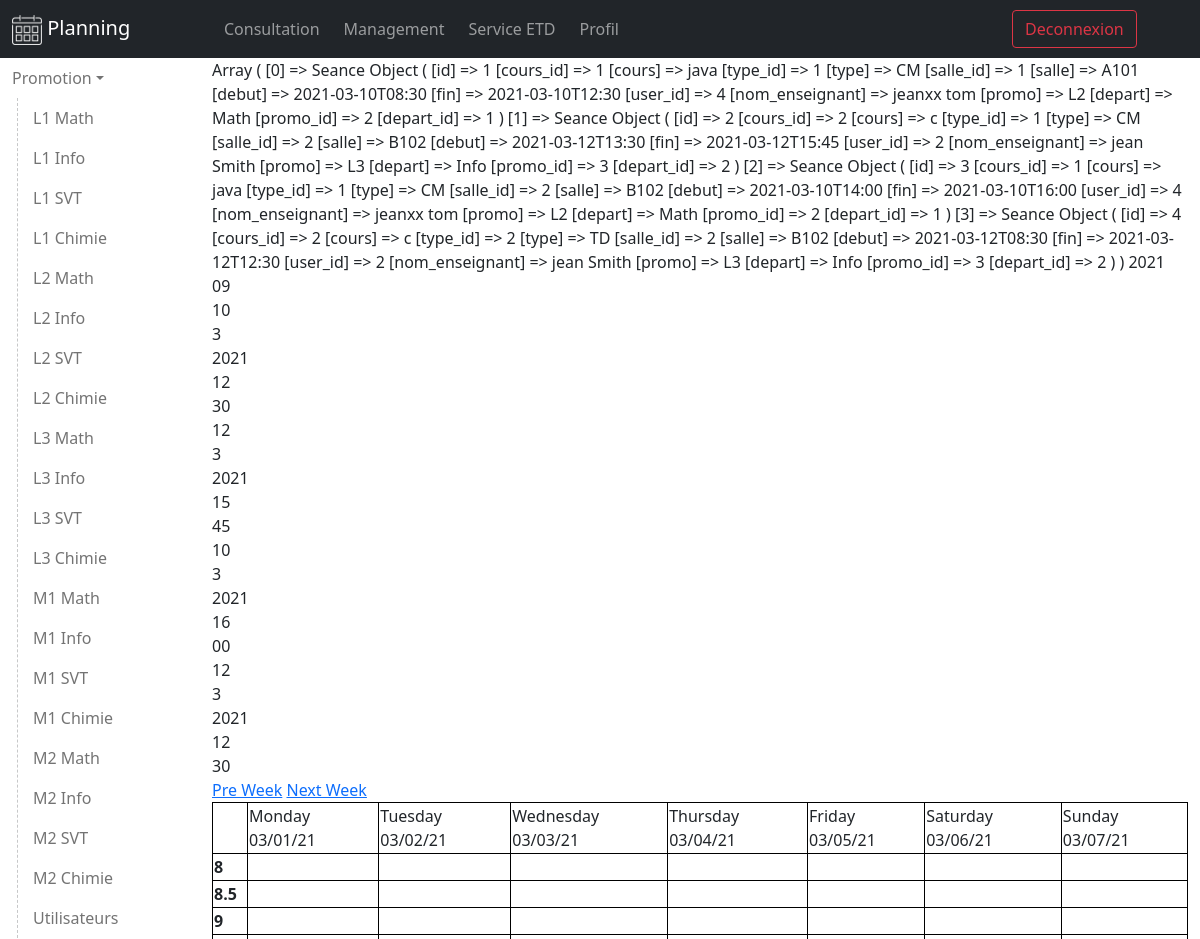
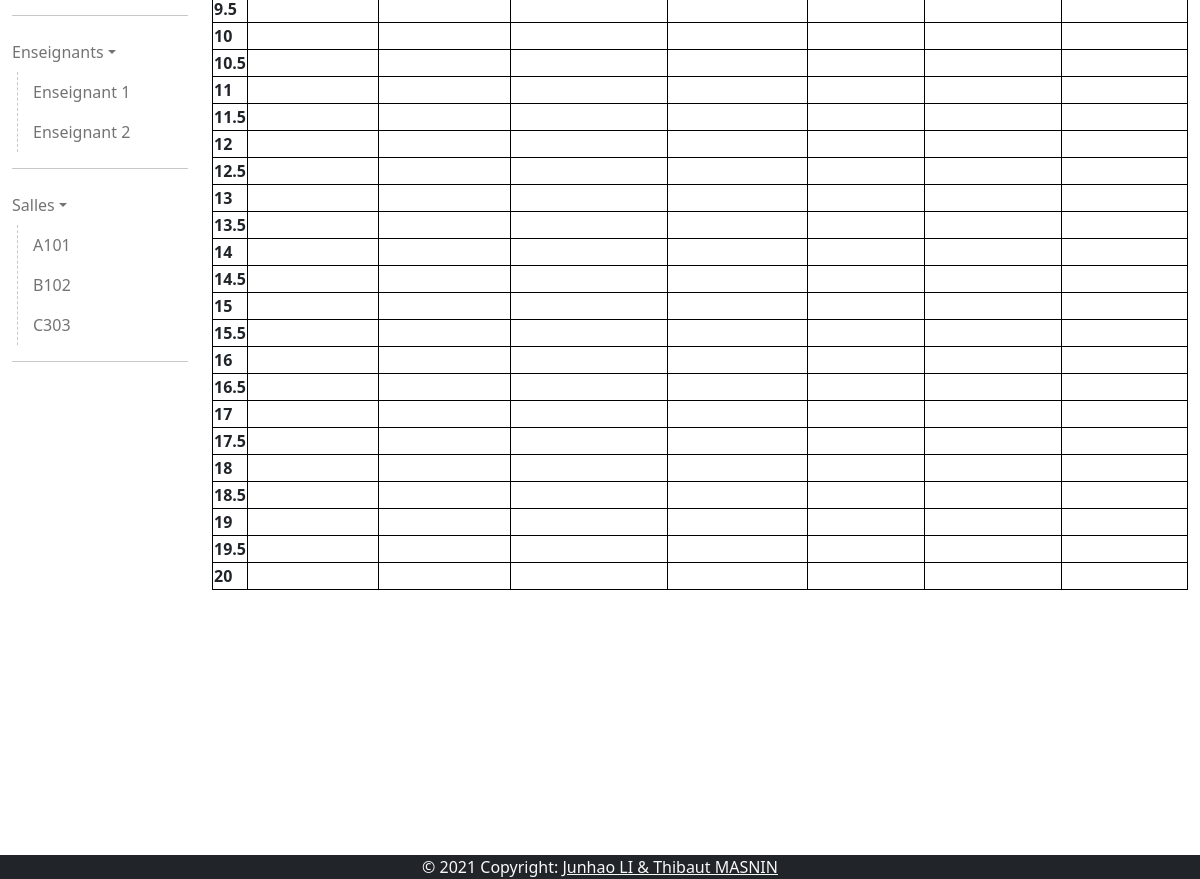
The page /view/user/planning.php?week=9&year=2021 (signed in) on the database its author committed (2 pictures, top to bottom).
### tables this page shows
CREATE TABLE `promotion` (
                `id` INTEGER PRIMARY KEY,
                `name` TEXT,
                `created_at` TIMESTAMP NOT NULL DEFAULT CURRENT_TIMESTAMP                
              );

CREATE TABLE `department` (
                `id` INTEGER PRIMARY KEY,
                `name` TEXT,
                `created_at` TIMESTAMP NOT NULL DEFAULT CURRENT_TIMESTAMP                
              );

CREATE TABLE `salle` (
                `id` INTEGER PRIMARY KEY,
                `name` TEXT,
                `created_at` TIMESTAMP NOT NULL DEFAULT CURRENT_TIMESTAMP                
              );

CREATE TABLE `seance` (
              `id` INTEGER PRIMARY KEY,
              `cours_id` integer null,
              `salle_id` integer null,
              `type_id` INTEGER null,
              `debut` TIMESTAMP NOT NULL,
              `fin` TIMESTAMP NOT NULL,
              FOREIGN KEY (cours_id) REFERENCES cours (id) ON DELETE set null, 
              FOREIGN KEY (salle_id) REFERENCES salle (id), 
              FOREIGN KEY (type_id) REFERENCES type (id)              
            );

### classes/Utility.php (called while the page is built, shortened)
<?php
class Utility
{
	public static function getTables()
	{
		$tables = [];
		try {
			$db = new DB();
			$conn = $db->open();
			if ($conn) {
				$query = "SELECT * FROM sqlite_master where type='table'";
				$stmt  = $conn->prepare($query);
				$stmt->execute();
				$result = $stmt->fetchAll();
				foreach ($result as $val) {
					$tables[] = $val["name"];
				}
			} else {
			}
		} catch (PDOException $ex) {
		}
		return $tables;
	}
	public static function getAll($table)
	{
		if (in_array($table, self::getTables())) {
			try {
				$db = new DB();
				$conn = $db->Open();
				if ($conn) {
					$query = "SELECT *  FROM $table";
					$stmt = $conn->query($query);
					$result = $stmt->fetchAll();
				} else {
					Messages::setMsg('Cannot connect to db', 'error');
				}
			} catch (PDOException $ex) {
				Messages::setMsg('Cannot connect to db', 'error');
			}
		}
		return $result;
	}
}

### config.php (called while the page is built, shortened)
<?php
require_once(__DIR__ . "/classes/Utility.php");
$allPromo = Utility::getAll('promotion');
$allDepart = Utility::getAll('department');
$allSalle = Utility::getAll('salle');

### view/page/app.php (called while the page is built, shortened)
<?php
require_once(__DIR__ . "/../../config.php");

### model/Seance.php (called while the page is built, shortened)
<?php
class Seance
{
    public function __construct($arr)
    {
        $this->debut = $arr['debut'];
        $this->fin = $arr['fin'];
    }
    public static function show()
    {
        $result = "";
        try {
            $db = new DB();
            $conn = $db->Open();
            if ($conn) {
                $query = "SELECT seance.*,
                cours.name as cours,
                users.id as user_id,
                users.first_name,
                users.last_name,
                salle.name as salle,courstype.name as type,
                department.id as depart_id,
                department.name as depart,
                promotion.id as promo_id,
                promotion.name as promo
                FROM seance
                left join salle on seance.salle_id=salle.id
                left join cours on seance.cours_id =cours.id
                left join users on cours.user_id=users.id
                left join promotion on cours.promo_id=promotion.id
                left join department on cours.depart_id=department.id
                left join courstype on seance.type_id=courstype.id
                ";
                $result  = $conn->query($query)->fetchAll();
            } else {
                Messages::setMsg('Cannot connect to db', 'error');
            }
        } catch (PDOException $ex) {
            echo $ex->getMessage();
            Messages::setMsg('Cannot connect to db', 'error');
        }
        if (!empty($result)) {
            $rep = [];
            foreach ($result as $val) {
                $rep[] = new Seance($val);
            }
            return $rep;
        }
        return $result;
    }
}

### controller/SeanceController.php (called while the page is built, shortened)
<?php
class SeanceController extends Controller
{
    public function show()
    {
        $res = [];
        if (isset($_SESSION['is_logged_in'])) {
            $res = Seance::show();
        }
        return $res;
    }
}

### view/user/planning.php (the view, shortened to what this page needs)
<?php
require_once(__DIR__ . "/../page/app.php");
require_once(__DIR__ . "/../page/header.php");
?>
<div class="row">
    <nav id="seance-nav" class="col-lg-2 flex-column navbar-light sidebar">
        <ul class="navbar-nav">
            <li class="nav-link-dropdown">
                <a href="#edtSubmenu" data-bs-toggle="collapse" aria-expanded="false" class="nav-link dropdown-toggle">Promotion</a>
                <div class="indent">
                    <ul class="collapse list-unstyled show" id="edtSubmenu">
                        <?php foreach (PROMO_ARR  as $v) : ?>
                            <?php foreach (DEPART_ARR  as $val) : ?>
                                <li>
                                    <a class="nav-link" <?php if (isset($_SESSION['form_promo']) and isset($_SESSION['form_depart'])) {
                                                        } ?>" target="seance" href=""><?= $v['name'] . " " . $val['name'] ?></a>
                                </li>
                            <?php endforeach; ?>
                        <?php endforeach; ?>
                        <li class="nav-item">
                            <a class="nav-link <?php if (isset($_SESSION['form_name'])) {
                                                    echo "users" == $_SESSION['form_name'] ? 'active' : '';
                                                } ?>" target="users" href="">Utilisateurs</a>
                        </li>
                    </ul>
                </div>
            </li>
            <HR>
            <li class="nav-link-dropdown">
                <a href="#teacherSubmenu" data-bs-toggle="collapse" aria-expanded="false" class="nav-link dropdown-toggle">Enseignants</a>
                <div class="indent">
                    <ul class="collapse list-unstyled show" id="teacherSubmenu">
                        <li>
                            <a class="nav-link" href="#">Enseignant 1</a>
                        </li>
                        <li>
                            <a class="nav-link" href="#">Enseignant 2</a>
                        </li>
                    </ul>
                </div>
            </li>
            <HR>
            <li class="nav-link-dropdown">
                <a href="#salleSubmenu" data-bs-toggle="collapse" aria-expanded="false" class="nav-link dropdown-toggle">Salles</a>
                <div class="indent">
                    <ul class="collapse list-unstyled show" id="salleSubmenu">
                        <?php foreach (SALLE_ARR as $v) : ?>
                            <li>
                                <a class="nav-link" href="#"><?= $v['name'] ?></a>
                            </li>
                        <?php endforeach; ?>
                    </ul>
                </div>
            </li>
            <HR>
        </ul>
    </nav>
    <div class="col-10">
        <div class="tab-content" id="v-pills-tabContent">
            <div role="tabpanel" class="mw-100">
                <?php
                require_once(__DIR__ . "/calendar.php");
                ?>
            </div>
        </div>
    </div>
</div>
<?php
require_once(__DIR__ . "/../page/footer.php");
?>

### view/user/calendar.php (shortened to what this page needs)
<link rel="stylesheet" href="/view/asset/calendar.css?<?= time() ?>">
<?php
$result = new SeanceController('show');
$result = $result->show();
print_r($result);
$dt = new DateTime(date('Y-m-d h:i:s', strtotime($result[0]->debut)));
if (isset($_GET['year']) && isset($_GET['week'])) {
    $dt->setISODate($_GET['year'], $_GET['week']);
} else {
    $dt->setISODate($dt->format('o'), $dt->format('W'));
}
$year = $dt->format('o');
$week = $dt->format('W');
print($year);
echo "<br/>";
print($week);
echo "<br/>";
foreach ($result as $co) {
    $tmp = date('j', strtotime($co->debut));
    $tmp3 = date('Y', strtotime($co->debut));
    $tmp2 = date('n', strtotime($co->fin));
    $tmp4 = date('H', strtotime($co->fin));
    $tmp5 = date('i', strtotime($co->fin));
    echo $tmp;
    echo "<br/>";
    echo $tmp2;
    echo "<br/>";
    echo $tmp3;
    echo "<br/>";
    echo $tmp4;
    echo "<br/>";
    echo $tmp5;
    echo "<br/>";
}
?>
<a href="<?php echo $_SERVER['PHP_SELF'] . '?week=' . ($week - 1) . '&year=' . $year; ?>">Pre Week</a>
<a href="<?php echo $_SERVER['PHP_SELF'] . '?week=' . ($week + 1) . '&year=' . $year; ?>">Next Week</a>
<table>
    <tr>
        <td></td>
        <?php
        $colspan = 1;
        do {
            echo '<td colspan=' . $colspan . '>' . strftime("%A", $dt->getTimestamp()) . " " . strftime("%D", $dt->getTimestamp()) . "</td>\n";
            $dt->modify('+1 day');
        } while ($week == $dt->format('W'));
        ?>
    </tr>
    <?php for ($i = 8; $i <= 20; $i = $i + 0.5) : ?>
        <?php if (true) :  ?>
            <tr>
                <th><?= $i ?></th>
                <?php for ($l = 0; $l < 7 * $colspan; $l++) : ?>
                    <td>
                    </td>
                <?php endfor; ?>
            </tr>
        <?php endif; ?>
    <?php endfor; ?>
</table>

### view/asset/style.css (style rules this page uses)
.indent { margin-left:5px; padding-left: 15px; border-left: 1px dashed rgba(33, 37, 41,0.25); }
.sidebar { height: 220vh; display: block; overflow-y: scroll; }

### view/asset/calendar.css (style rules this page uses)
table { width: 100%; border: 1px solid black; border-collapse:collapse }
table tr,th,td { border: 1px solid black; }

### rows shown on the page
promotion: name "L1"
department: name "Math"
department: name "Info"
department: name "SVT"
department: name "Chimie"
promotion: name "L2"
promotion: name "L3"
promotion: name "M1"
promotion: name "M2"
salle: name "A101"
salle: name "B102"
salle: name "C303"
seance: debut "2021", debut "09", debut "10", fin "3", fin "12", fin "30", debut "Monday", debut "03/01/21", debut "Tuesday", debut "03/02/21", debut "Wednesday", debut "03/03/21", debut "Thursday", debut "03/04/21", debut "Friday", debut "03/05/21", debut "Saturday", debut "03/06/21", debut "Sunday", debut "03/07/21"
seance: debut "12", fin "3", debut "2021", fin "15", fin "45"
seance: debut "10", fin "3", debut "2021", fin "16", fin "00"
seance: debut "12", fin "3", debut "2021", fin "12", fin "30"

### other values the page prints
$i "8"
$i "8.5"
$i "9"
$i "9.5"
$i "10"
$i "10.5"
$i "11"
$i "11.5"
$i "12"
$i "12.5"
$i "13"
$i "13.5"
$i "14"
$i "14.5"
$i "15"
